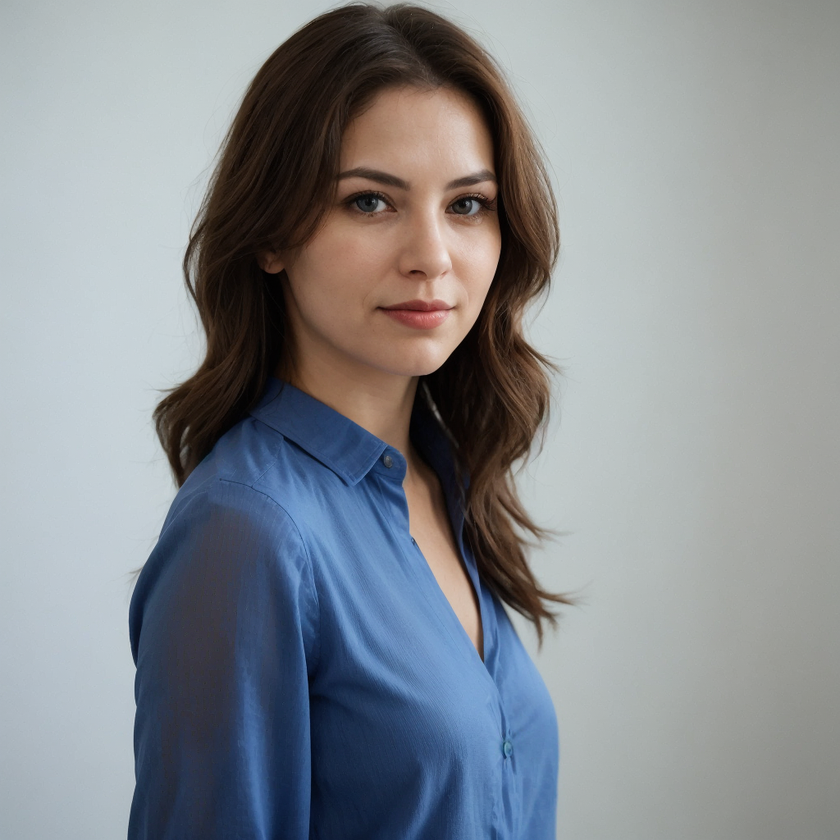
#> input picture 01-Sobel_Filter/woman.png, 840 x 840 px, shrunk from 1024 x 1024 before the run
$ jupyter execute sobel.ipynb   (older library calls are emulated)
#> lines starting #> are read from the running program, lines starting #| are printed output that depends on the picture
[cell 1]
import cv2
import matplotlib.pyplot as plt
import numpy as np
from scipy.signal import convolve2d
from PIL import Image

[cell 2]
image = cv2.imread('woman.png')
#> image is the input picture: shape (840, 840, 3); mean B, G, R 143.7, 138.9, 134.6
image = cv2.cvtColor(image, cv2.COLOR_BGR2RGB)
image_gray=cv2.imread('woman.png', cv2.IMREAD_GRAYSCALE)
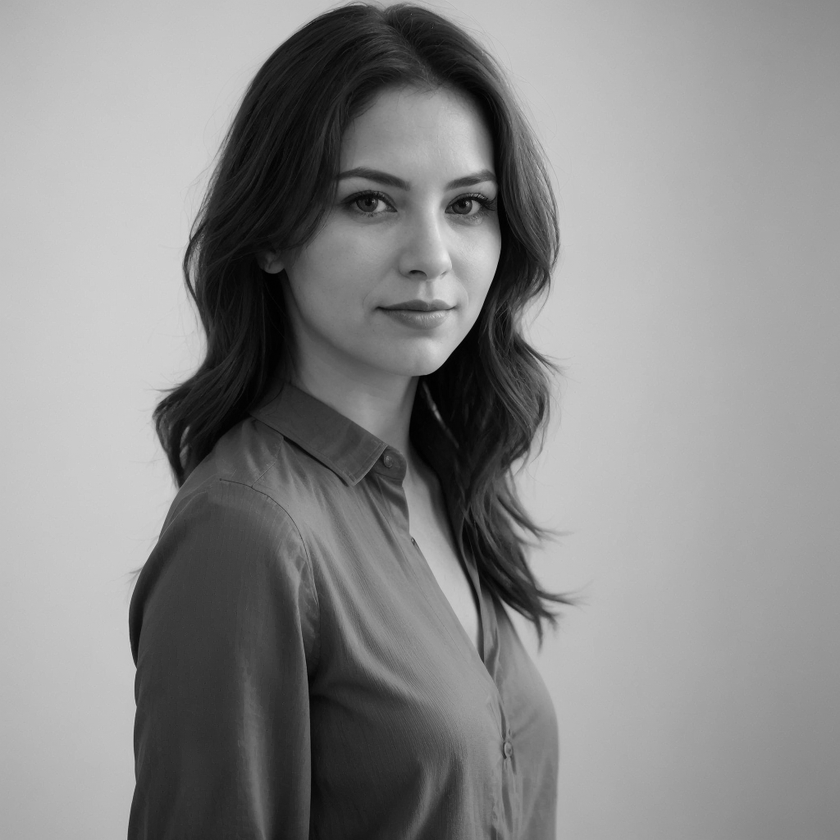
#> image_gray: shape (840, 840); min 0, max 233, mean 137.7

## **STEP 1 : Test the sobel filter (cv2) on our image**

After reading about how the sobel filter works, I wanted to try it out on our original image. The kernels are always the same for the sobel filter, which we will implement and write in step 2. After generating the two kernels for x and y, we get the magnitude using the gradient magnitude formaula. After normalizing the gradient magnitude to ensure visualization and consistency. A pixel might have a gradient magnitude of 500 (G), and the values for pixels for 8bit images cannot be >255, hence the normalization.

[cell 3]
sobel_x = cv2.Sobel(image_gray, cv2.CV_64F, dx=1, dy=0, ksize=3)
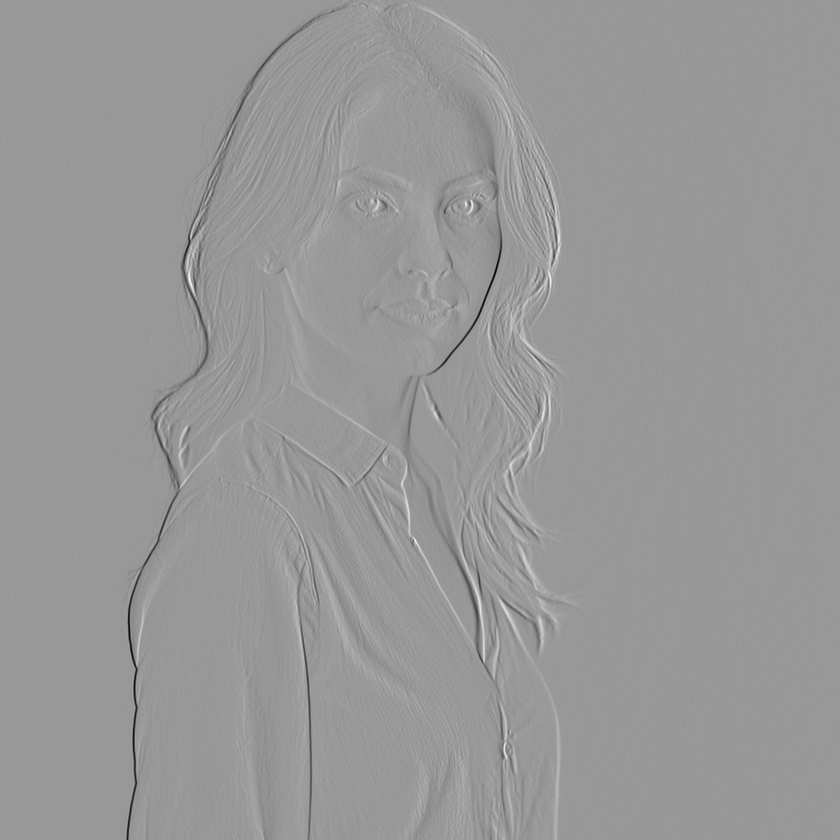
#> sobel_x: shape (840, 840) float64; min -708, max 478, mean -0.3; drawn with min black and max white

# Gradient in y direction
sobel_y = cv2.Sobel(image_gray, cv2.CV_64F, dx=0, dy=1, ksize=3)
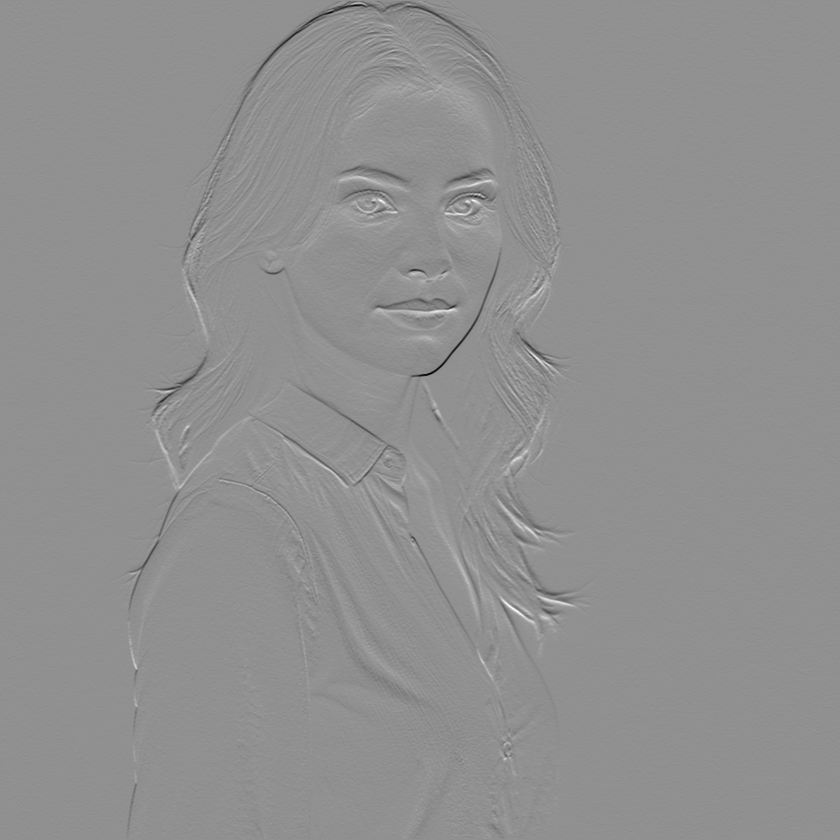
#> sobel_y: shape (840, 840) float64; min -529, max 403, mean -0.7; drawn with min black and max white

# Compute the gradient magnitude
sobel_magnitude = np.sqrt(sobel_x**2 + sobel_y**2)

# Normalize and convert to 8-bit for visualization
sobel_magnitude = cv2.convertScaleAbs(sobel_magnitude)
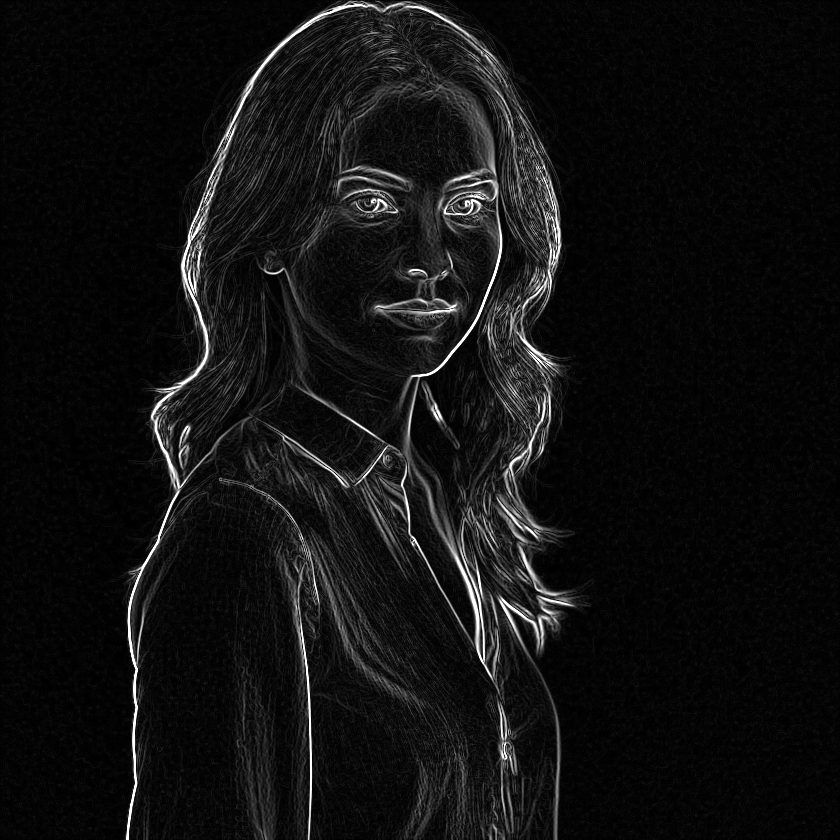
#> sobel_magnitude: shape (840, 840); min 0, max 255, mean 17

fig, axes = plt.subplots(1, 4, figsize=(16, 8))

#original image displaying
axes[0].imshow(image)
axes[0].set_title("Original Image")
axes[0].axis('off')

axes[1].imshow(sobel_x, cmap='gray')
axes[1].set_title("Sobel X")
axes[1].axis('off')

axes[2].imshow(sobel_y, cmap='gray')
axes[2].set_title("Sobel Y")
axes[2].axis('off')

axes[3].imshow(sobel_magnitude, cmap='gray')
axes[3].set_title("Gradient Magnitude")
axes[3].axis('off')

# Show the images
plt.tight_layout()
plt.show()

## **STEP 2 : Generating kernels and more**

For this step, we will implement preliminary variables and pre process the image for the future convolution that we will apply to the image. For the kernel values, please refer to the reference tab.

We will apply a 3x3 kernel to the image, same as in the gaussian filter project. The kernel needs a neighborhood of pixels to be applied for each pixel inside the image. The pixels at the edge of the image do not have enough neighbor pixels for the kernel to be applied, hence why we will use padding : adding extra rows and columns of pixels to the edges of the image.

Thanks to *scipy.signal*, we can use convolve2d function that already handles the padding, and the convolution of the kernels with the images. For knowledge purposes, **I wish to implement both methods** : *using convolve2d* (easier) and *padding the image + applying the convolution by hand* using nested loops (harder but more interesting). Let's dive right in, using the convolve2d function.

**The nested loops and padding the image will be implemented further down, in the step 3bis and 4bis.**

[cell 4]
sobel_x = np.array([[-1, 0, 1],
                    [-2, 0, 2],
                    [-1, 0, 1]])

sobel_y = np.array([[-1, -2, -1],
                    [ 0,  0,  0],
                    [ 1,  2,  1]])

grad_x = convolve2d(image_gray, sobel_x, mode='same', boundary='symm')
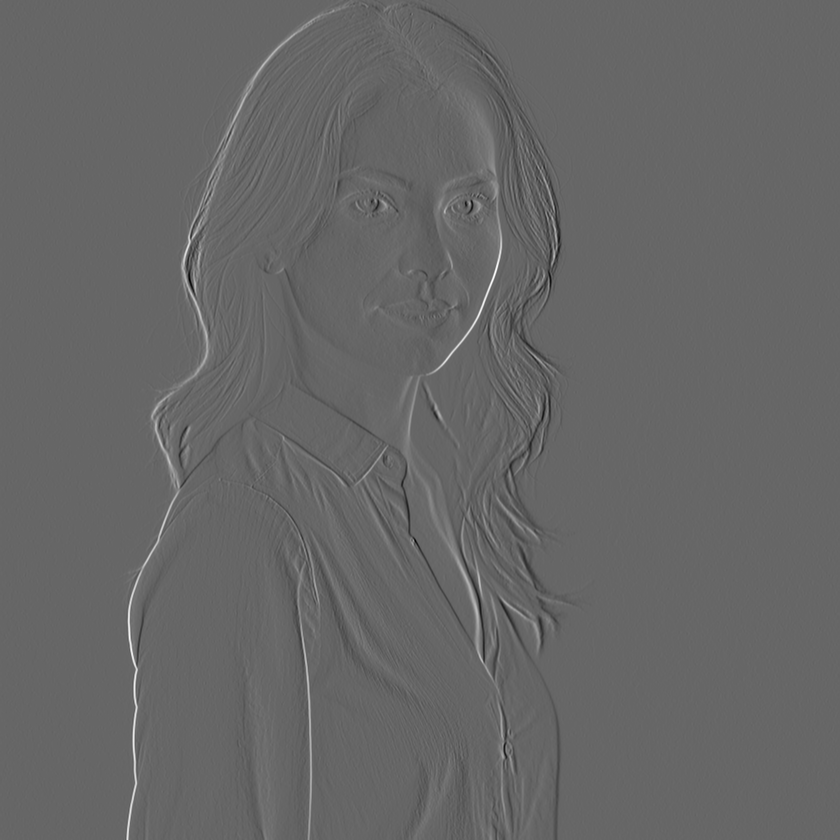
#> grad_x: shape (840, 840) int64; min -478, max 708, mean 0.3; drawn with min black and max white
grad_y = convolve2d(image_gray, sobel_y, mode='same', boundary='symm')
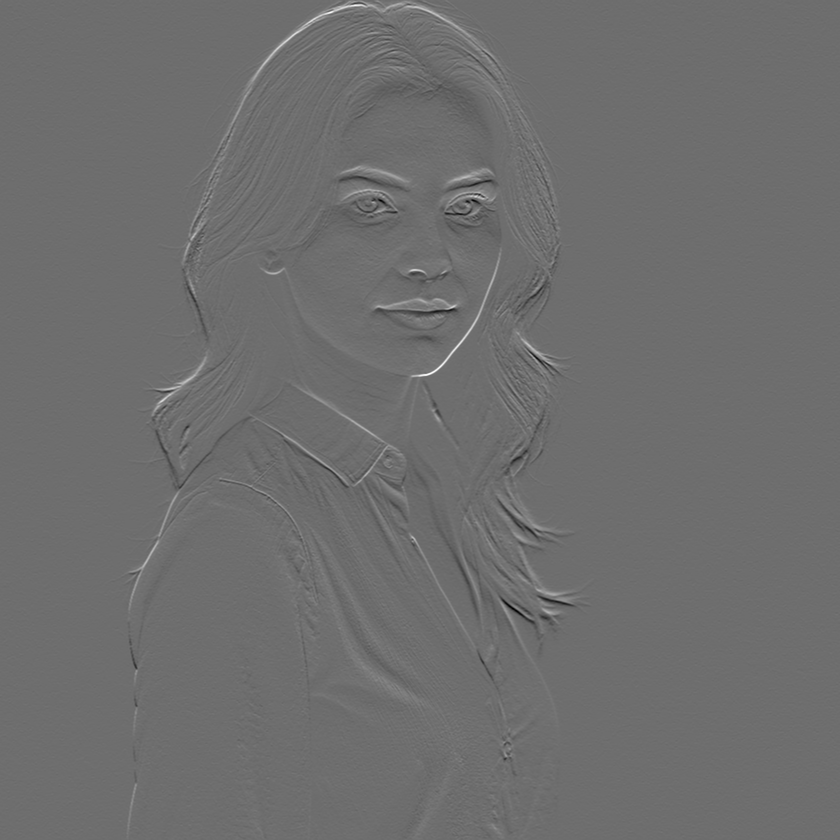
#> grad_y: shape (840, 840) int64; min -403, max 529, mean 0.7; drawn with min black and max white

fig, axes = plt.subplots(1, 2, figsize=(32, 16))

#original image displaying
axes[0].imshow(grad_x, cmap='gray')
axes[0].set_title("Sobel X")
axes[0].axis('off')

axes[1].imshow(grad_y, cmap='gray')
axes[1].set_title("Sobel Y")
axes[1].axis('off')

# STEP 3 : Computing the gradient magnitude and show output

In this final step we will compute the gradient magnitude using the results from step 2. The formula is in **Sobel Filter** ref. After that, we will normalize the gradient magnitude as I explained before. Let's begin.

[cell 5]
#formula available in reference
grad_magnitude = np.sqrt(grad_x**2 + grad_y**2)

#normalizong to 8-bit (0-255) for visualization
grad_magnitude = np.clip(grad_magnitude, 0, 255)
grad_magnitude=grad_magnitude.astype(np.uint8)

#displaying the result
plt.imshow(grad_magnitude, cmap='gray'),plt.title('Gradient Magnitude')

# **STEP 2bis : Using padded image & nested loops**

Let's implement what I explained in step 2 : Instead of using the convolve2d function from scipy, we will write everything by hand. We can implement padding using numpy, and to apply the convoluation, we will write nested loops to go through all the pixels in the padded image. Let's begin !

[cell 6]
#used reflect mode so the edge pixels are mirrored (see ref. Padding Image Functions)
padded_image = np.pad(image_gray, pad_width=1, mode='reflect')

# #creating empty arrays to store the gradients
grad_x = np.zeros_like(image_gray, dtype=np.float64)  #x direction
grad_y = np.zeros_like(image_gray, dtype=np.float64)  #y direction

# STEP 3bis : Nested loops and convolution

[cell 7]
#image.shape[0] = rows/height and image.shape[1] = columns/width of the image, creating two loops nested to go through the whole image (all pixels)
for i in range(image_gray.shape[0]):
    for j in range(image_gray.shape[1]):
        #extracting the 3x3 region centered around the current pixel
        region = padded_image[i:i+3, j:j+3]

        #cumpting gradients using sobel kernels generated earlier, and saving in grad arrays
        grad_x[i, j] = np.sum(region * sobel_x)
        grad_y[i, j] = np.sum(region * sobel_y)

#same as in step 3
grad_magnitude = np.sqrt(grad_x**2 + grad_y**2)

#normalize like in step 3
grad_magnitude = np.clip(grad_magnitude, 0, 255)

plt.imshow(grad_magnitude, cmap='gray'),plt.title('Gradient Magnitude w/o SciPy')
